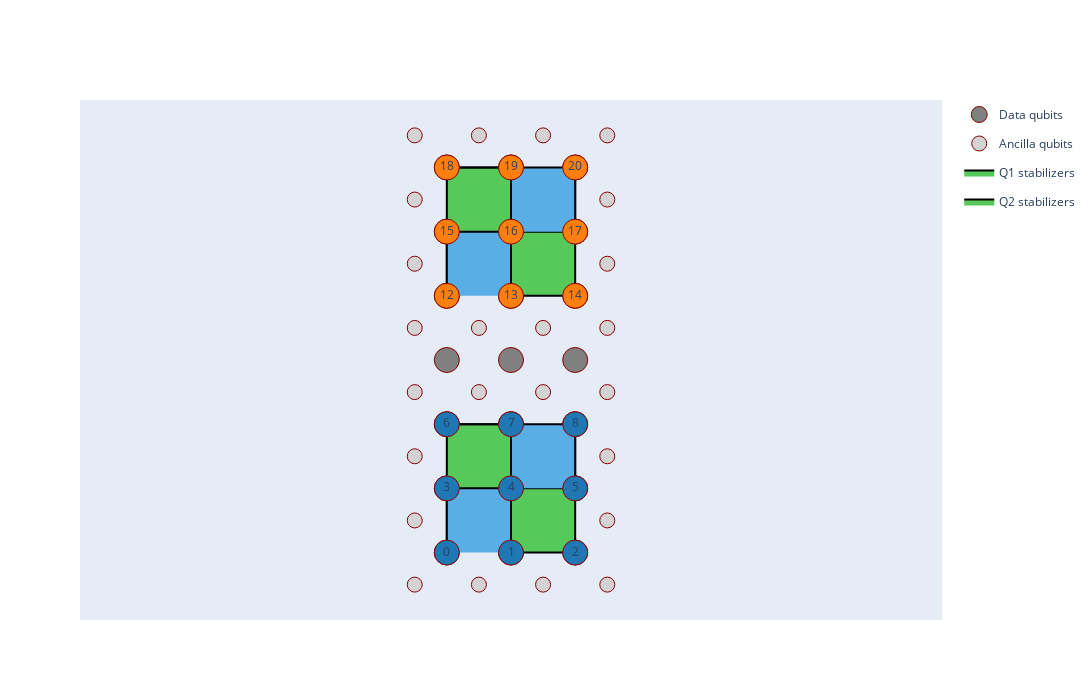

The notebook cell this image was saved under:
### Markdown cell above
We can also plot the stabilizers of the two logical qubits to check whether they were correctly placed on the lattice:

### Code cell
qecplot = QECPlot(circ)
qecplot.plot_logical_qubit("Q1")
qecplot.plot_logical_qubit("Q2")
qecplot.show()

### Figure 1 — Plotly figure (JSON) as saved in the notebook; plotly's stock layout.template omitted (floating-point values rounded to 4 significant figures)
{"data": [{"hoverinfo": "text", "legendgroup": "qpu_dqbs", "marker": {"color": "gray", "line": {"color": "darkred", "width": 1}, "size": 25}, "mode": "markers", "name": "Data qubits", "showlegend": true, "text": "0", "textposition": "middle center", "type": "scatter", "x": [1], "y": [1]}, {"hoverinfo": "text", "legendgroup": "qpu_dqbs", "marker": {"color": "gray", "line": {"color": "darkred", "width": 1}, "size": 25}, "mode": "markers", "name": "Data qubits", "showlegend": false, "text": "1", "textposition": "middle center", "type": "scatter", "x": [2], "y": [1]}, {"hoverinfo": "text", "legendgroup": "qpu_dqbs", "marker": {"color": "gray", "line": {"color": "darkred", "width": 1}, "size": 25}, "mode": "markers", "name": "Data qubits", "showlegend": false, "text": "2", "textposition": "middle center", "type": "scatter", "x": [3], "y": [1]}, {"hoverinfo": "text", "legendgroup": "qpu_dqbs", "marker": {"color": "gray", "line": {"color": "darkred", "width": 1}, "size": 25}, "mode": "markers", "name": "Data qubits", "showlegend": false, "text": "3", "textposition": "middle center", "type": "scatter", "x": [1], "y": [2]}, {"hoverinfo": "text", "legendgroup": "qpu_dqbs", "marker": {"color": "gray", "line": {"color": "darkred", "width": 1}, "size": 25}, "mode": "markers", "name": "Data qubits", "showlegend": false, "text": "4", "textposition": "middle center", "type": "scatter", "x": [2], "y": [2]}, {"hoverinfo": "text", "legendgroup": "qpu_dqbs", "marker": {"color": "gray", "line": {"color": "darkred", "width": 1}, "size": 25}, "mode": "markers", "name": "Data qubits", "showlegend": false, "text": "5", "textposition": "middle center", "type": "scatter", "x": [3], "y": [2]}, {"hoverinfo": "text", "legendgroup": "qpu_dqbs", "marker": {"color": "gray", "line": {"color": "darkred", "width": 1}, "size": 25}, "mode": "markers", "name": "Data qubits", "showlegend": false, "text": "6", "textposition": "middle center", "type": "scatter", "x": [1], "y": [3]}, {"hoverinfo": "text", "legendgroup": "qpu_dqbs", "marker": {"color": "gray", "line": {"color": "darkred", "width": 1}, "size": 25}, "mode": "markers", "name": "Data qubits", "showlegend": false, "text": "7", "textposition": "middle center", "type": "scatter", "x": [2], "y": [3]}, {"hoverinfo": "text", "legendgroup": "qpu_dqbs", "marker": {"color": "gray", "line": {"color": "darkred", "width": 1}, "size": 25}, "mode": "markers", "name": "Data qubits", "showlegend": false, "text": "8", "textposition": "middle center", "type": "scatter", "x": [3], "y": [3]}, {"hoverinfo": "text", "legendgroup": "qpu_dqbs", "marker": {"color": "gray", "line": {"color": "darkred", "width": 1}, "size": 25}, "mode": "markers", "name": "Data qubits", "showlegend": false, "text": "9", "textposition": "middle center", "type": "scatter", "x": [1], "y": [4]}, {"hoverinfo": "text", "legendgroup": "qpu_dqbs", "marker": {"color": "gray", "line": {"color": "darkred", "width": 1}, "size": 25}, "mode": "markers", "name": "Data qubits", "showlegend": false, "text": "10", "textposition": "middle center", "type": "scatter", "x": [2], "y": [4]}, {"hoverinfo": "text", "legendgroup": "qpu_dqbs", "marker": {"color": "gray", "line": {"color": "darkred", "width": 1}, "size": 25}, "mode": "markers", "name": "Data qubits", "showlegend": false, "text": "11", "textposition": "middle center", "type": "scatter", "x": [3], "y": [4]}, {"hoverinfo": "text", "legendgroup": "qpu_dqbs", "marker": {"color": "gray", "line": {"color": "darkred", "width": 1}, "size": 25}, "mode": "markers", "name": "Data qubits", "showlegend": false, "text": "12", "textposition": "middle center", "type": "scatter", "x": [1], "y": [5]}, {"hoverinfo": "text", "legendgroup": "qpu_dqbs", "marker": {"color": "gray", "line": {"color": "darkred", "width": 1}, "size": 25}, "mode": "markers", "name": "Data qubits", "showlegend": false, "text": "13", "textposition": "middle center", "type": "scatter", "x": [2], "y": [5]}, {"hoverinfo": "text", "legendgroup": "qpu_dqbs", "marker": {"color": "gray", "line": {"color": "darkred", "width": 1}, "size": 25}, "mode": "markers", "name": "Data qubits", "showlegend": false, "text": "14", "textposition": "middle center", "type": "scatter", "x": [3], "y": [5]}, {"hoverinfo": "text", "legendgroup": "qpu_dqbs", "marker": {"color": "gray", "line": {"color": "darkred", "width": 1}, "size": 25}, "mode": "markers", "name": "Data qubits", "showlegend": false, "text": "15", "textposition": "middle center", "type": "scatter", "x": [1], "y": [6]}, {"hoverinfo": "text", "legendgroup": "qpu_dqbs", "marker": {"color": "gray", "line": {"color": "darkred", "width": 1}, "size": 25}, "mode": "markers", "name": "Data qubits", "showlegend": false, "text": "16", "textposition": "middle center", "type": "scatter", "x": [2], "y": [6]}, {"hoverinfo": "text", "legendgroup": "qpu_dqbs", "marker": {"color": "gray", "line": {"color": "darkred", "width": 1}, "size": 25}, "mode": "markers", "name": "Data qubits", "showlegend": false, "text": "17", "textposition": "middle center", "type": "scatter", "x": [3], "y": [6]}, {"hoverinfo": "text", "legendgroup": "qpu_dqbs", "marker": {"color": "gray", "line": {"color": "darkred", "width": 1}, "size": 25}, "mode": "markers", "name": "Data qubits", "showlegend": false, "text": "18", "textposition": "middle center", "type": "scatter", "x": [1], "y": [7]}, {"hoverinfo": "text", "legendgroup": "qpu_dqbs", "marker": {"color": "gray", "line": {"color": "darkred", "width": 1}, "size": 25}, "mode": "markers", "name": "Data qubits", "showlegend": false, "text": "19", "textposition": "middle center", "type": "scatter", "x": [2], "y": [7]}, {"hoverinfo": "text", "legendgroup": "qpu_dqbs", "marker": {"color": "gray", "line": {"color": "darkred", "width": 1}, "size": 25}, "mode": "markers", "name": "Data qubits", "showlegend": false, "text": "20", "textposition": "middle center", "type": "scatter", "x": [3], "y": [7]}, {"hoverinfo": "text", "legendgroup": "qpu_aqbs", "marker": {"color": "lightgray", "line": {"color": "darkred", "width": 1}, "size": 15}, "mode": "markers", "name": "Ancilla qubits", "showlegend": true, "text": "21", "textposition": "middle center", "type": "scatter", "x": [0.5], "y": [0.5]}, {"hoverinfo": "text", "legendgroup": "qpu_aqbs", "marker": {"color": "lightgray", "line": {"color": "darkred", "width": 1}, "size": 15}, "mode": "markers", "name": "Ancilla qubits", "showlegend": false, "text": "22", "textposition": "middle center", "type": "scatter", "x": [1.5], "y": [0.5]}, {"hoverinfo": "text", "legendgroup": "qpu_aqbs", "marker": {"color": "lightgray", "line": {"color": "darkred", "width": 1}, "size": 15}, "mode": "markers", "name": "Ancilla qubits", "showlegend": false, "text": "23", "textposition": "middle center", "type": "scatter", "x": [2.5], "y": [0.5]}, {"hoverinfo": "text", "legendgroup": "qpu_aqbs", "marker": {"color": "lightgray", "line": {"color": "darkred", "width": 1}, "size": 15}, "mode": "markers", "name": "Ancilla qubits", "showlegend": false, "text": "24", "textposition": "middle center", "type": "scatter", "x": [3.5], "y": [0.5]}, {"hoverinfo": "text", "legendgroup": "qpu_aqbs", "marker": {"color": "lightgray", "line": {"color": "darkred", "width": 1}, "size": 15}, "mode": "markers", "name": "Ancilla qubits", "showlegend": false, "text": "25", "textposition": "middle center", "type": "scatter", "x": [0.5], "y": [1.5]}, {"hoverinfo": "text", "legendgroup": "qpu_aqbs", "marker": {"color": "lightgray", "line": {"color": "darkred", "width": 1}, "size": 15}, "mode": "markers", "name": "Ancilla qubits", "showlegend": false, "text": "26", "textposition": "middle center", "type": "scatter", "x": [1.5], "y": [1.5]}, {"hoverinfo": "text", "legendgroup": "qpu_aqbs", "marker": {"color": "lightgray", "line": {"color": "darkred", "width": 1}, "size": 15}, "mode": "markers", "name": "Ancilla qubits", "showlegend": false, "text": "27", "textposition": "middle center", "type": "scatter", "x": [2.5], "y": [1.5]}, {"hoverinfo": "text", "legendgroup": "qpu_aqbs", "marker": {"color": "lightgray", "line": {"color": "darkred", "width": 1}, "size": 15}, "mode": "markers", "name": "Ancilla qubits", "showlegend": false, "text": "28", "textposition": "middle center", "type": "scatter", "x": [3.5], "y": [1.5]}, {"hoverinfo": "text", "legendgroup": "qpu_aqbs", "marker": {"color": "lightgray", "line": {"color": "darkred", "width": 1}, "size": 15}, "mode": "markers", "name": "Ancilla qubits", "showlegend": false, "text": "29", "textposition": "middle center", "type": "scatter", "x": [0.5], "y": [2.5]}, {"hoverinfo": "text", "legendgroup": "qpu_aqbs", "marker": {"color": "lightgray", "line": {"color": "darkred", "width": 1}, "size": 15}, "mode": "markers", "name": "Ancilla qubits", "showlegend": false, "text": "30", "textposition": "middle center", "type": "scatter", "x": [1.5], "y": [2.5]}, {"hoverinfo": "text", "legendgroup": "qpu_aqbs", "marker": {"color": "lightgray", "line": {"color": "darkred", "width": 1}, "size": 15}, "mode": "markers", "name": "Ancilla qubits", "showlegend": false, "text": "31", "textposition": "middle center", "type": "scatter", "x": [2.5], "y": [2.5]}, {"hoverinfo": "text", "legendgroup": "qpu_aqbs", "marker": {"color": "lightgray", "line": {"color": "darkred", "width": 1}, "size": 15}, "mode": "markers", "name": "Ancilla qubits", "showlegend": false, "text": "32", "textposition": "middle center", "type": "scatter", "x": [3.5], "y": [2.5]}, {"hoverinfo": "text", "legendgroup": "qpu_aqbs", "marker": {"color": "lightgray", "line": {"color": "darkred", "width": 1}, "size": 15}, "mode": "markers", "name": "Ancilla qubits", "showlegend": false, "text": "33", "textposition": "middle center", "type": "scatter", "x": [0.5], "y": [3.5]}, {"hoverinfo": "text", "legendgroup": "qpu_aqbs", "marker": {"color": "lightgray", "line": {"color": "darkred", "width": 1}, "size": 15}, "mode": "markers", "name": "Ancilla qubits", "showlegend": false, "text": "34", "textposition": "middle center", "type": "scatter", "x": [1.5], "y": [3.5]}, {"hoverinfo": "text", "legendgroup": "qpu_aqbs", "marker": {"color": "lightgray", "line": {"color": "darkred", "width": 1}, "size": 15}, "mode": "markers", "name": "Ancilla qubits", "showlegend": false, "text": "35", "textposition": "middle center", "type": "scatter", "x": [2.5], "y": [3.5]}, {"hoverinfo": "text", "legendgroup": "qpu_aqbs", "marker": {"color": "lightgray", "line": {"color": "darkred", "width": 1}, "size": 15}, "mode": "markers", "name": "Ancilla qubits", "showlegend": false, "text": "36", "textposition": "middle center", "type": "scatter", "x": [3.5], "y": [3.5]}, {"hoverinfo": "text", "legendgroup": "qpu_aqbs", "marker": {"color": "lightgray", "line": {"color": "darkred", "width": 1}, "size": 15}, "mode": "markers", "name": "Ancilla qubits", "showlegend": false, "text": "37", "textposition": "middle center", "type": "scatter", "x": [0.5], "y": [4.5]}, {"hoverinfo": "text", "legendgroup": "qpu_aqbs", "marker": {"color": "lightgray", "line": {"color": "darkred", "width": 1}, "size": 15}, "mode": "markers", "name": "Ancilla qubits", "showlegend": false, "text": "38", "textposition": "middle center", "type": "scatter", "x": [1.5], "y": [4.5]}, {"hoverinfo": "text", "legendgroup": "qpu_aqbs", "marker": {"color": "lightgray", "line": {"color": "darkred", "width": 1}, "size": 15}, "mode": "markers", "name": "Ancilla qubits", "showlegend": false, "text": "39", "textposition": "middle center", "type": "scatter", "x": [2.5], "y": [4.5]}, {"hoverinfo": "text", "legendgroup": "qpu_aqbs", "marker": {"color": "lightgray", "line": {"color": "darkred", "width": 1}, "size": 15}, "mode": "markers", "name": "Ancilla qubits", "showlegend": false, "text": "40", "textposition": "middle center", "type": "scatter", "x": [3.5], "y": [4.5]}, {"hoverinfo": "text", "legendgroup": "qpu_aqbs", "marker": {"color": "lightgray", "line": {"color": "darkred", "width": 1}, "size": 15}, "mode": "markers", "name": "Ancilla qubits", "showlegend": false, "text": "41", "textposition": "middle center", "type": "scatter", "x": [0.5], "y": [5.5]}, {"hoverinfo": "text", "legendgroup": "qpu_aqbs", "marker": {"color": "lightgray", "line": {"color": "darkred", "width": 1}, "size": 15}, "mode": "markers", "name": "Ancilla qubits", "showlegend": false, "text": "42", "textposition": "middle center", "type": "scatter", "x": [1.5], "y": [5.5]}, {"hoverinfo": "text", "legendgroup": "qpu_aqbs", "marker": {"color": "lightgray", "line": {"color": "darkred", "width": 1}, "size": 15}, "mode": "markers", "name": "Ancilla qubits", "showlegend": false, "text": "43", "textposition": "middle center", "type": "scatter", "x": [2.5], "y": [5.5]}, {"hoverinfo": "text", "legendgroup": "qpu_aqbs", "marker": {"color": "lightgray", "line": {"color": "darkred", "width": 1}, "size": 15}, "mode": "markers", "name": "Ancilla qubits", "showlegend": false, "text": "44", "textposition": "middle center", "type": "scatter", "x": [3.5], "y": [5.5]}, {"hoverinfo": "text", "legendgroup": "qpu_aqbs", "marker": {"color": "lightgray", "line": {"color": "darkred", "width": 1}, "size": 15}, "mode": "markers", "name": "Ancilla qubits", "showlegend": false, "text": "45", "textposition": "middle center", "type": "scatter", "x": [0.5], "y": [6.5]}, {"hoverinfo": "text", "legendgroup": "qpu_aqbs", "marker": {"color": "lightgray", "line": {"color": "darkred", "width": 1}, "size": 15}, "mode": "markers", "name": "Ancilla qubits", "showlegend": false, "text": "46", "textposition": "middle center", "type": "scatter", "x": [1.5], "y": [6.5]}, {"hoverinfo": "text", "legendgroup": "qpu_aqbs", "marker": {"color": "lightgray", "line": {"color": "darkred", "width": 1}, "size": 15}, "mode": "markers", "name": "Ancilla qubits", "showlegend": false, "text": "47", "textposition": "middle center", "type": "scatter", "x": [2.5], "y": [6.5]}, {"hoverinfo": "text", "legendgroup": "qpu_aqbs", "marker": {"color": "lightgray", "line": {"color": "darkred", "width": 1}, "size": 15}, "mode": "markers", "name": "Ancilla qubits", "showlegend": false, "text": "48", "textposition": "middle center", "type": "scatter", "x": [3.5], "y": [6.5]}, {"hoverinfo": "text", "legendgroup": "qpu_aqbs", "marker": {"color": "lightgray", "line": {"color": "darkred", "width": 1}, "size": 15}, "mode": "markers", "name": "Ancilla qubits", "showlegend": false, "text": "49", "textposition": "middle center", "type": "scatter", "x": [0.5], "y": [7.5]}, {"hoverinfo": "text", "legendgroup": "qpu_aqbs", "marker": {"color": "lightgray", "line": {"color": "darkred", "width": 1}, "size": 15}, "mode": "markers", "name": "Ancilla qubits", "showlegend": false, "text": "50", "textposition": "middle center", "type": "scatter", "x": [1.5], "y": [7.5]}, {"hoverinfo": "text", "legendgroup": "qpu_aqbs", "marker": {"color": "lightgray", "line": {"color": "darkred", "width": 1}, "size": 15}, "mode": "markers", "name": "Ancilla qubits", "showlegend": false, "text": "51", "textposition": "middle center", "type": "scatter", "x": [2.5], "y": [7.5]}, {"hoverinfo": "text", "legendgroup": "qpu_aqbs", "marker": {"color": "lightgray", "line": {"color": "darkred", "width": 1}, "size": 15}, "mode": "markers", "name": "Ancilla qubits", "showlegend": false, "text": "52", "textposition": "middle center", "type": "scatter", "x": [3.5], "y": [7.5]}, {"fill": "toself", "fillcolor": "#57C95A", "hoverinfo": "none", "legendgroup": "stabs_Q1", "line": {"color": "black", "width": 2}, "mode": "lines", "name": "Q1 stabilizers", "showlegend": true, "type": "scatter", "x": [2, 2, 3, 3, 3], "y": [1, 2, 2, 1, 1]}, {"fill": "toself", "fillcolor": "#57C95A", "hoverinfo": "none", "legendgroup": "stabs_Q1", "line": {"color": "black", "width": 2}, "mode": "lines", "name": "Q1 stabilizers", "showlegend": false, "type": "scatter", "x": [1, 1, 2, 2, 2], "y": [2, 3, 3, 2, 2]}, {"fill": "toself", "fillcolor": "#57C95A", "hoverinfo": "none", "legendgroup": "stabs_Q1", "line": {"color": "black", "width": 2}, "mode": "lines", "name": "Q1 stabilizers", "showlegend": false, "type": "scatter", "x": [1, 1, 1], "y": [2, 1, 1]}, {"fill": "toself", "fillcolor": "#57C95A", "hoverinfo": "none", "legendgroup": "stabs_Q1", "line": {"color": "black", "width": 2}, "mode": "lines", "name": "Q1 stabilizers", "showlegend": false, "type": "scatter", "x": [3, 3, 3], "y": [3, 2, 2]}, {"fill": "toself", "fillcolor": "#5AAEE6", "hoverinfo": "none", "legendgroup": "stabs_Q1", "line": {"color": "black", "width": 2}, "mode": "lines", "name": "Q1 stabilizers", "showlegend": false, "type": "scatter", "x": [1, 1, 2, 2, 2], "y": [1, 2, 2, 1, 1]}, {"fill": "toself", "fillcolor": "#5AAEE6", "hoverinfo": "none", "legendgroup": "stabs_Q1", "line": {"color": "black", "width": 2}, "mode": "lines", "name": "Q1 stabilizers", "showlegend": false, "type": "scatter", "x": [2, 2, 3, 3, 3], "y": [2, 3, 3, 2, 2]}, {"fill": "toself", "fillcolor": "#5AAEE6", "hoverinfo": "none", "legendgroup": "stabs_Q1", "line": {"color": "black", "width": 2}, "mode": "lines", "name": "Q1 stabilizers", "showlegend": false, "type": "scatter", "x": [1, 2, 2], "y": [3, 3, 3]}, {"fill": "toself", "fillcolor": "#5AAEE6", "hoverinfo": "none", "legendgroup": "stabs_Q1", "line": {"color": "black", "width": 2}, "mode": "lines", "name": "Q1 stabilizers", "showlegend": false, "type": "scatter", "x": [2, 3, 3], "y": [1, 1, 1]}, {"hoverinfo": "text", "legendgroup": "", "marker": {"color": "#1f77b4", "line": {"color": "darkred", "width": 1}, "size": 25}, "mode": "markers+text", "name": "", "showlegend": false, "text": "0", "textposition": "middle center", "type": "scatter", "x": [1], "y": [1]}, {"hoverinfo": "text", "legendgroup": "", "marker": {"color": "#1f77b4", "line": {"color": "darkred", "width": 1}, "size": 25}, "mode": "markers+text", "name": "", "showlegend": false, "text": "1", "textposition": "middle center", "type": "scatter", "x": [2], "y": [1]}, {"hoverinfo": "text", "legendgroup": "", "marker": {"color": "#1f77b4", "line": {"color": "darkred", "width": 1}, "size": 25}, "mode": "markers+text", "name": "", "showlegend": false, "text": "2", "textposition": "middle center", "type": "scatter", "x": [3], "y": [1]}, {"hoverinfo": "text", "legendgroup": "", "marker": {"color": "#1f77b4", "line": {"color": "darkred", "width": 1}, "size": 25}, "mode": "markers+text", "name": "", "showlegend": false, "text": "3", "textposition": "middle center", "type": "scatter", "x": [1], "y": [2]}, {"hoverinfo": "text", "legendgroup": "", "marker": {"color": "#1f77b4", "line": {"color": "darkred", "width": 1}, "size": 25}, "mode": "markers+text", "name": "", "showlegend": false, "text": "4", "textposition": "middle center", "type": "scatter", "x": [2], "y": [2]}, {"hoverinfo": "text", "legendgroup": "", "marker": {"color": "#1f77b4", "line": {"color": "darkred", "width": 1}, "size": 25}, "mode": "markers+text", "name": "", "showlegend": false, "text": "5", "textposition": "middle center", "type": "scatter", "x": [3], "y": [2]}, {"hoverinfo": "text", "legendgroup": "", "marker": {"color": "#1f77b4", "line": {"color": "darkred", "width": 1}, "size": 25}, "mode": "markers+text", "name": "", "showlegend": false, "text": "6", "textposition": "middle center", "type": "scatter", "x": [1], "y": [3]}, {"hoverinfo": "text", "legendgroup": "", "marker": {"color": "#1f77b4", "line": {"color": "darkred", "width": 1}, "size": 25}, "mode": "markers+text", "name": "", "showlegend": false, "text": "7", "textposition": "middle center", "type": "scatter", "x": [2], "y": [3]}, {"hoverinfo": "text", "legendgroup": "", "marker": {"color": "#1f77b4", "line": {"color": "darkred", "width": 1}, "size": 25}, "mode": "markers+text", "name": "", "showlegend": false, "text": "8", "textposition": "middle center", "type": "scatter", "x": [3], "y": [3]}, {"fill": "toself", "fillcolor": "#57C95A", "hoverinfo": "none", "legendgroup": "stabs_Q2", "line": {"color": "black", "width": 2}, "mode": "lines", "name": "Q2 stabilizers", "showlegend": true, "type": "scatter", "x": [2, 2, 3, 3, 3], "y": [5, 6, 6, 5, 5]}, {"fill": "toself", "fillcolor": "#57C95A", "hoverinfo": "none", "legendgroup": "stabs_Q2", "line": {"color": "black", "width": 2}, "mode": "lines", "name": "Q2 stabilizers", "showlegend": false, "type": "scatter", "x": [1, 1, 2, 2, 2], "y": [6, 7, 7, 6, 6]}, {"fill": "toself", "fillcolor": "#57C95A", "hoverinfo": "none", "legendgroup": "stabs_Q2", "line": {"color": "black", "width": 2}, "mode": "lines", "name": "Q2 stabilizers", "showlegend": false, "type": "scatter", "x": [1, 1, 1], "y": [6, 5, 5]}, {"fill": "toself", "fillcolor": "#57C95A", "hoverinfo": "none", "legendgroup": "stabs_Q2", "line": {"color": "black", "width": 2}, "mode": "lines", "name": "Q2 stabilizers", "showlegend": false, "type": "scatter", "x": [3, 3, 3], "y": [7, 6, 6]}, {"fill": "toself", "fillcolor": "#5AAEE6", "hoverinfo": "none", "legendgroup": "stabs_Q2", "line": {"color": "black", "width": 2}, "mode": "lines", "name": "Q2 stabilizers", "showlegend": false, "type": "scatter", "x": [1, 1, 2, 2, 2], "y": [5, 6, 6, 5, 5]}, {"fill": "toself", "fillcolor": "#5AAEE6", "hoverinfo": "none", "legendgroup": "stabs_Q2", "line": {"color": "black", "width": 2}, "mode": "lines", "name": "Q2 stabilizers", "showlegend": false, "type": "scatter", "x": [2, 2, 3, 3, 3], "y": [6, 7, 7, 6, 6]}, {"fill": "toself", "fillcolor": "#5AAEE6", "hoverinfo": "none", "legendgroup": "stabs_Q2", "line": {"color": "black", "width": 2}, "mode": "lines", "name": "Q2 stabilizers", "showlegend": false, "type": "scatter", "x": [1, 2, 2], "y": [7, 7, 7]}, {"fill": "toself", "fillcolor": "#5AAEE6", "hoverinfo": "none", "legendgroup": "stabs_Q2", "line": {"color": "black", "width": 2}, "mode": "lines", "name": "Q2 stabilizers", "showlegend": false, "type": "scatter", "x": [2, 3, 3], "y": [5, 5, 5]}, {"hoverinfo": "text", "legendgroup": "", "marker": {"color": "#ff7f0e", "line": {"color": "darkred", "width": 1}, "size": 25}, "mode": "markers+text", "name": "", "showlegend": false, "text": "12", "textposition": "middle center", "type": "scatter", "x": [1], "y": [5]}, {"hoverinfo": "text", "legendgroup": "", "marker": {"color": "#ff7f0e", "line": {"color": "darkred", "width": 1}, "size": 25}, "mode": "markers+text", "name": "", "showlegend": false, "text": "13", "textposition": "middle center", "type": "scatter", "x": [2], "y": [5]}, {"hoverinfo": "text", "legendgroup": "", "marker": {"color": "#ff7f0e", "line": {"color": "darkred", "width": 1}, "size": 25}, "mode": "markers+text", "name": "", "showlegend": false, "text": "14", "textposition": "middle center", "type": "scatter", "x": [3], "y": [5]}, {"hoverinfo": "text", "legendgroup": "", "marker": {"color": "#ff7f0e", "line": {"color": "darkred", "width": 1}, "size": 25}, "mode": "markers+text", "name": "", "showlegend": false, "text": "15", "textposition": "middle center", "type": "scatter", "x": [1], "y": [6]}, {"hoverinfo": "text", "legendgroup": "", "marker": {"color": "#ff7f0e", "line": {"color": "darkred", "width": 1}, "size": 25}, "mode": "markers+text", "name": "", "showlegend": false, "text": "16", "textposition": "middle center", "type": "scatter", "x": [2], "y": [6]}, {"hoverinfo": "text", "legendgroup": "", "marker": {"color": "#ff7f0e", "line": {"color": "darkred", "width": 1}, "size": 25}, "mode": "markers+text", "name": "", "showlegend": false, "text": "17", "textposition": "middle center", "type": "scatter", "x": [3], "y": [6]}, {"hoverinfo": "text", "legendgroup": "", "marker": {"color": "#ff7f0e", "line": {"color": "darkred", "width": 1}, "size": 25}, "mode": "markers+text", "name": "", "showlegend": false, "text": "18", "textposition": "middle center", "type": "scatter", "x": [1], "y": [7]}, {"hoverinfo": "text", "legendgroup": "", "marker": {"color": "#ff7f0e", "line": {"color": "darkred", "width": 1}, "size": 25}, "mode": "markers+text", "name": "", "showlegend": false, "text": "19", "textposition": "middle center", "type": "scatter", "x": [2], "y": [7]}, {"hoverinfo": "text", "legendgroup": "", "marker": {"color": "#ff7f0e", "line": {"color": "darkred", "width": 1}, "size": 25}, "mode": "markers+text", "name": "", "showlegend": false, "text": "20", "textposition": "middle center", "type": "scatter", "x": [3], "y": [7]}], "layout": {"height": 700, "showlegend": true, "width": 1100, "xaxis": {"anchor": "y", "domain": [0, 1], "showgrid": false, "visible": false, "zeroline": false}, "yaxis": {"anchor": "x", "autorange": true, "domain": [0, 1], "scaleanchor": "x", "scaleratio": 1, "showgrid": false, "visible": false}}}
